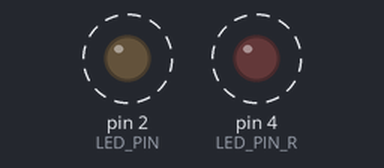
This sketch was run on a simulated Arduino Uno, built with avr-gcc and run on an emulated ATmega328P. Parts: output pins drawn as LEDs (lit = HIGH). Dashed ring = blinking. What the sketch prints to the serial monitor is not drawn.

Above: at 0.3 s.
Timing chart, 0 to 3.2 s (numbered marks = the images above):
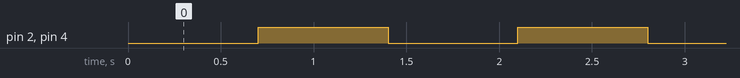

The sketch:

sketch_mar20a.ino
```cpp
#define LED_PIN 2
#define LED_PIN_R 4

// 用于记录时间的变量
unsigned long previousMillis = 0;
// 闪烁间隔 500ms（1秒亮、1秒灭 = 1Hz）
const long interval = 700;

// 记录LED当前状态
int ledState = LOW;

void setup() {
  Serial.begin(115200);
  pinMode(LED_PIN, OUTPUT);
  pinMode(LED_PIN_R, OUTPUT);
}

void loop() {
  // 获取当前时间
  unsigned long currentMillis = millis();

  // 判断：时间到了就翻转LED
  if (currentMillis - previousMillis >= interval) {
    previousMillis = currentMillis;

    // 翻转LED状态
    ledState = !ledState;

    // 同时控制两个LED
    digitalWrite(LED_PIN, ledState);
    digitalWrite(LED_PIN_R, ledState);

    // 串口输出
    if (ledState == HIGH) {
      Serial.println("LED ON");
    } else {
      Serial.println("LED OFF");
    }
  }
}
```

Measured:
- by itself, pin 2 (LED_PIN), pin 4 (LED_PIN_R): alternates HIGH for 0.70 s and LOW for 0.70 s
